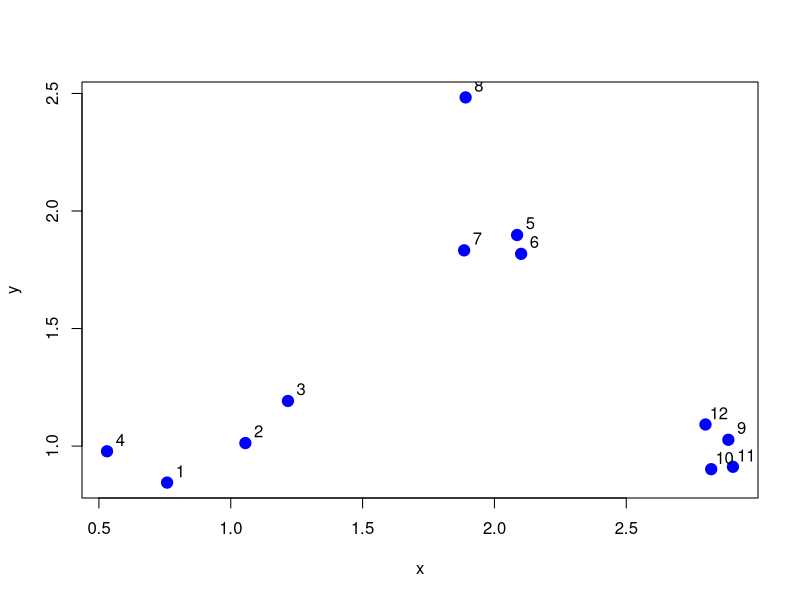
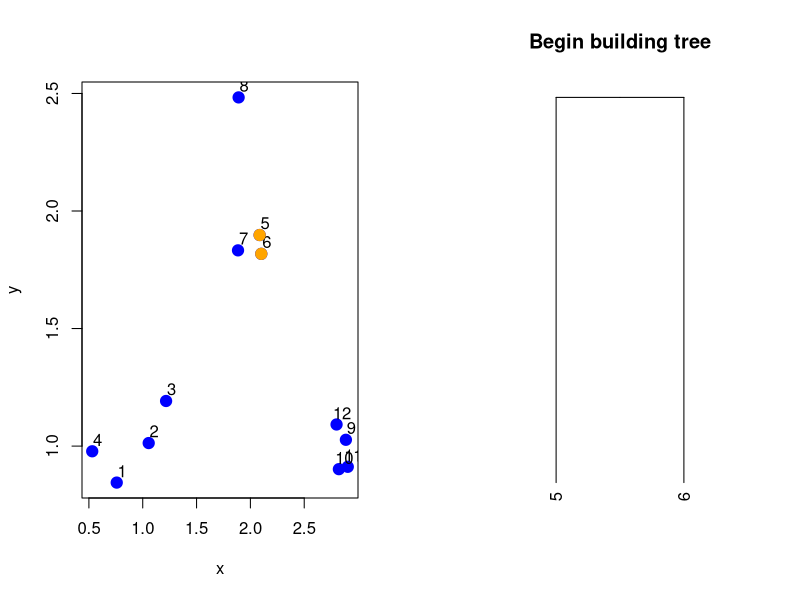
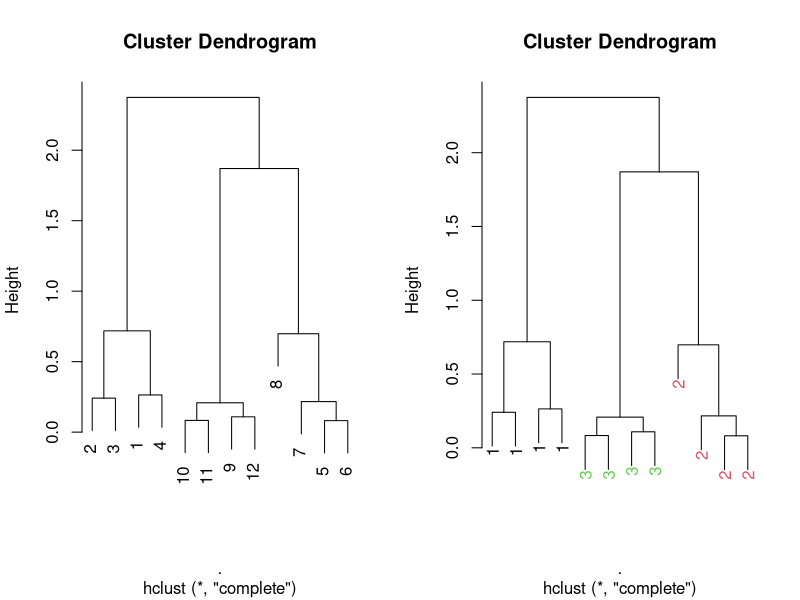
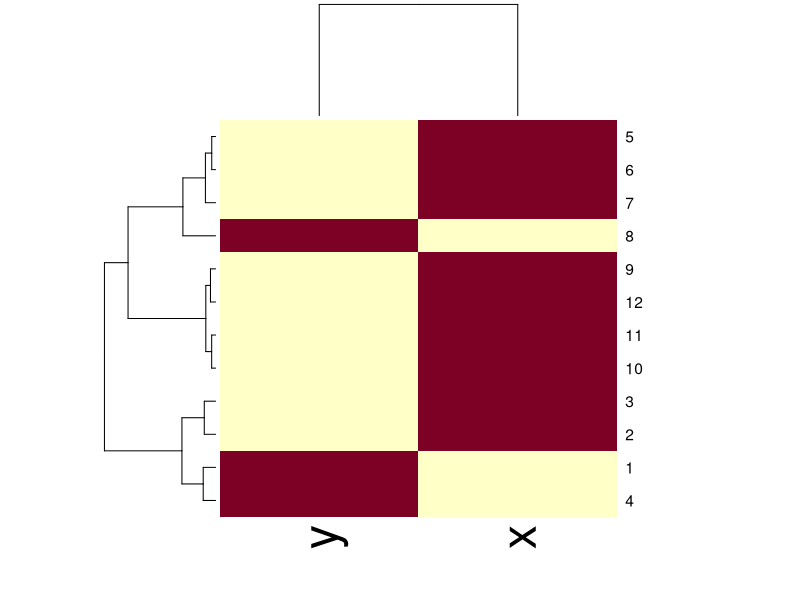
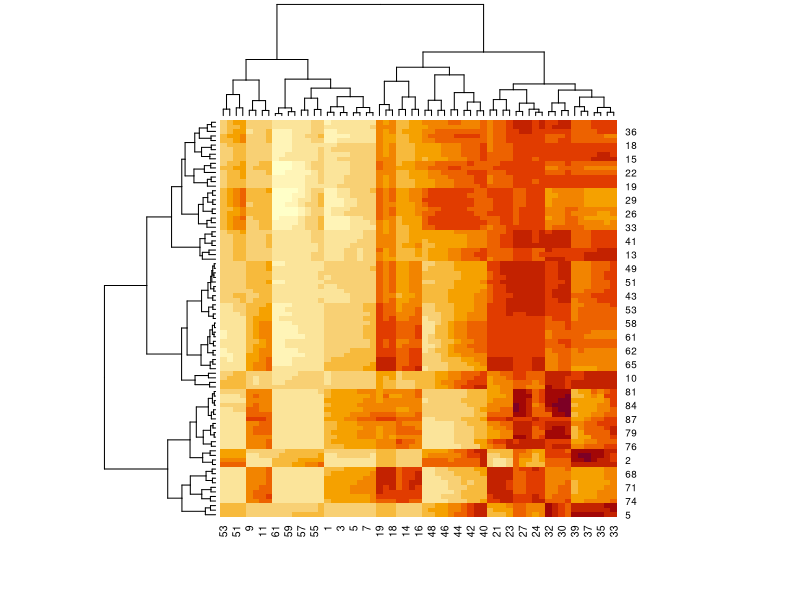

Source code (R) for these figures, in order:
## ---- chunk 1
knitr::opts_chunk$set(echo = TRUE)
library(dplyr)
## ---- chunk 2
set.seed(1234)
x <- rnorm(12, rep(1:3, each = 4), 0.2)
y <- rnorm(12, rep(c(1,2,1), each = 4), 0.2)
plot(x, y, col = "blue", pch = 19, cex = 1.5)
text(x + 0.05, y + 0.05, labels = as.character(1:12))

df <- data.frame(x, y)
dist_matrix <- dist(df) # first compute the distance matrix of the data, by default, this uses the euclidean distance, which we can chnge using the method argument  
rdistxy <- as.matrix(dist_matrix)

# Remove the diagonal from consideration, cos its the smallest 0 values
diag(rdistxy) <- diag(rdistxy) + 100000

# find the index of points with the minimum distance
ind <- which(rdistxy == min(rdistxy), arr.ind = TRUE)

# Next step is to start drawing the tree as we select points we're grouping together
par(mfrow = c(1, 2))

plot(x, y, col = "blue", pch = 19, cex = 1.5)
text(x + 0.05, y + 0.05, labels = as.character(1:12))
points(x[ind[1, ]], y[ind[1, ]], col = "orange", pch = 19, cex = 1.5)

hcluster <- dist(df) %>% hclust
dendro <- as.dendrogram(hcluster)
cutdendro <- cut(dendro, h = (hcluster$height[1] + 0.00001))
plot(cutdendro$lower[[11]], yaxt = "n", main = "Begin building tree")
## ---- chunk 3
hclustering <- dist(df) %>% hclust %>% plot
## ---- chunk 4
mypclust <- function(hclust, lab = hclust$labels, lab.col = rep(1, length(hclust$labels)), hang = 0.1, ...) {
  y = rep(hclust$height, 2)
  x = as.numeric(hclust$merge)
  y = y[which(x < 0)]
  x = x[which(x < 0)]
  x = abs(x)
  y = y[order(x)]
  x = x[order(x)]
  plot(hclust, labels = FALSE, hang = hang, ...)
  text(x = x, y = y[hclust$order] - (max(hclust$height) * hang), labels = lab[hclust$order], 
       col = lab.col[hclust$order], srt = 90, adj = c(1, 0.5), xpd = NA, ...)
}

hclustering <- dist(df) %>% hclust 
mypclust(hclustering, lab = rep(1:3, each = 4), lab.col = rep(1:3, each = 4))
## ---- chunk 5
df %>% as.matrix %>% heatmap
volcano %>% as.matrix %>% heatmap
